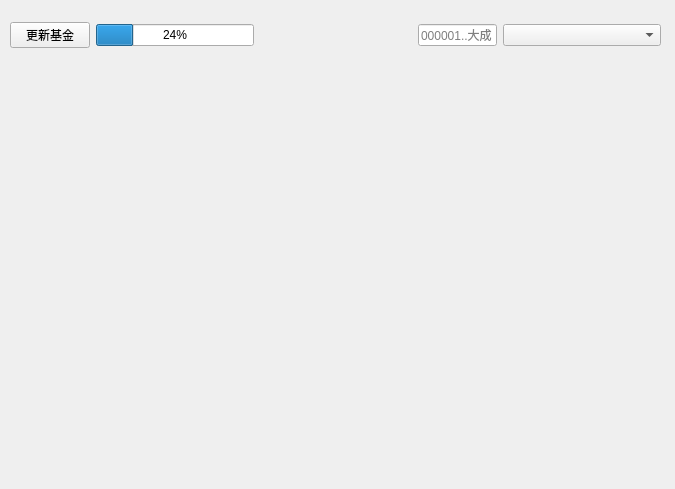
<?xml version="1.0" encoding="UTF-8"?>
<ui version="4.0">
 <class>Form</class>
 <widget class="QWidget" name="Form">
  <property name="geometry">
   <rect>
    <x>0</x>
    <y>0</y>
    <width>675</width>
    <height>489</height>
   </rect>
  </property>
  <property name="windowTitle">
   <string>基金</string>
  </property>
  <property name="styleSheet">
   <string notr="true">QPushButton hover{
	font-family: 微软雅黑;
	font-size: 17;
	color: rgb(80, 121, 255);
}</string>
  </property>
  <widget class="QWidget" name="layoutWidget">
   <property name="geometry">
    <rect>
     <x>10</x>
     <y>10</y>
     <width>651</width>
     <height>51</height>
    </rect>
   </property>
   <layout class="QHBoxLayout" name="horizontalLayout" stretch="1,2,2,1,2">
    <item>
     <widget class="QPushButton" name="pushButton">
      <property name="text">
       <string>更新基金</string>
      </property>
     </widget>
    </item>
    <item>
     <widget class="QProgressBar" name="progressBar">
      <property name="value">
       <number>24</number>
      </property>
     </widget>
    </item>
    <item>
     <spacer name="horizontalSpacer">
      <property name="orientation">
       <enum>Qt::Horizontal</enum>
      </property>
      <property name="sizeHint" stdset="0">
       <size>
        <width>40</width>
        <height>20</height>
       </size>
      </property>
     </spacer>
    </item>
    <item>
     <widget class="QLineEdit" name="search">
      <property name="placeholderText">
       <string>000001..大成</string>
      </property>
     </widget>
    </item>
    <item>
     <widget class="QComboBox" name="fundsCB"/>
    </item>
   </layout>
  </widget>
 </widget>
 <resources/>
 <connections/>
</ui>
